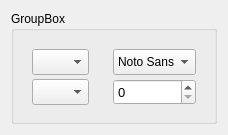
<?xml version="1.0" encoding="UTF-8"?>
<ui version="4.0">
 <class>glStyleEditor</class>
 <widget class="QWidget" name="glStyleEditor">
  <property name="geometry">
   <rect>
    <x>0</x>
    <y>0</y>
    <width>228</width>
    <height>135</height>
   </rect>
  </property>
  <property name="autoFillBackground">
   <bool>true</bool>
  </property>
  <layout class="QVBoxLayout" name="verticalLayout_3">
   <item>
    <widget class="QGroupBox" name="groupBox">
     <property name="autoFillBackground">
      <bool>true</bool>
     </property>
     <property name="title">
      <string>GroupBox</string>
     </property>
     <layout class="QHBoxLayout" name="horizontalLayout_2">
      <item>
       <widget class="QWidget" name="wColor" native="true">
        <property name="minimumSize">
         <size>
          <width>50</width>
          <height>50</height>
         </size>
        </property>
        <property name="maximumSize">
         <size>
          <width>500</width>
          <height>100</height>
         </size>
        </property>
        <property name="baseSize">
         <size>
          <width>100</width>
          <height>70</height>
         </size>
        </property>
        <layout class="QVBoxLayout" name="verticalLayout_4">
         <item>
          <widget class="QComboBox" name="cbTopCol">
           <property name="sizePolicy">
            <sizepolicy hsizetype="Minimum" vsizetype="Fixed">
             <horstretch>0</horstretch>
             <verstretch>0</verstretch>
            </sizepolicy>
           </property>
           <property name="minimumSize">
            <size>
             <width>50</width>
             <height>26</height>
            </size>
           </property>
           <property name="maximumSize">
            <size>
             <width>500</width>
             <height>26</height>
            </size>
           </property>
           <property name="baseSize">
            <size>
             <width>100</width>
             <height>26</height>
            </size>
           </property>
           <property name="sizeAdjustPolicy">
            <enum>QComboBox::AdjustToMinimumContentsLengthWithIcon</enum>
           </property>
           <property name="minimumContentsLength">
            <number>3</number>
           </property>
          </widget>
         </item>
         <item>
          <widget class="QComboBox" name="cbBotCol">
           <property name="minimumSize">
            <size>
             <width>50</width>
             <height>26</height>
            </size>
           </property>
           <property name="maximumSize">
            <size>
             <width>500</width>
             <height>26</height>
            </size>
           </property>
           <property name="baseSize">
            <size>
             <width>100</width>
             <height>26</height>
            </size>
           </property>
           <property name="sizeAdjustPolicy">
            <enum>QComboBox::AdjustToMinimumContentsLengthWithIcon</enum>
           </property>
           <property name="minimumContentsLength">
            <number>3</number>
           </property>
          </widget>
         </item>
        </layout>
       </widget>
      </item>
      <item>
       <widget class="QWidget" name="wFont" native="true">
        <property name="minimumSize">
         <size>
          <width>50</width>
          <height>50</height>
         </size>
        </property>
        <property name="maximumSize">
         <size>
          <width>500</width>
          <height>100</height>
         </size>
        </property>
        <property name="baseSize">
         <size>
          <width>100</width>
          <height>70</height>
         </size>
        </property>
        <layout class="QVBoxLayout" name="verticalLayout">
         <item>
          <widget class="QFontComboBox" name="cbFont">
           <property name="minimumSize">
            <size>
             <width>50</width>
             <height>26</height>
            </size>
           </property>
           <property name="maximumSize">
            <size>
             <width>500</width>
             <height>26</height>
            </size>
           </property>
           <property name="baseSize">
            <size>
             <width>100</width>
             <height>26</height>
            </size>
           </property>
           <property name="editable">
            <bool>false</bool>
           </property>
           <property name="currentText">
            <string>Noto Sans</string>
           </property>
           <property name="sizeAdjustPolicy">
            <enum>QComboBox::AdjustToMinimumContentsLength</enum>
           </property>
           <property name="minimumContentsLength">
            <number>1</number>
           </property>
          </widget>
         </item>
         <item>
          <widget class="QSpinBox" name="sFontSize">
           <property name="minimumSize">
            <size>
             <width>50</width>
             <height>26</height>
            </size>
           </property>
           <property name="maximumSize">
            <size>
             <width>100</width>
             <height>26</height>
            </size>
           </property>
           <property name="font">
            <font>
             <pointsize>10</pointsize>
            </font>
           </property>
          </widget>
         </item>
        </layout>
       </widget>
      </item>
     </layout>
    </widget>
   </item>
  </layout>
 </widget>
 <resources/>
 <connections/>
</ui>
